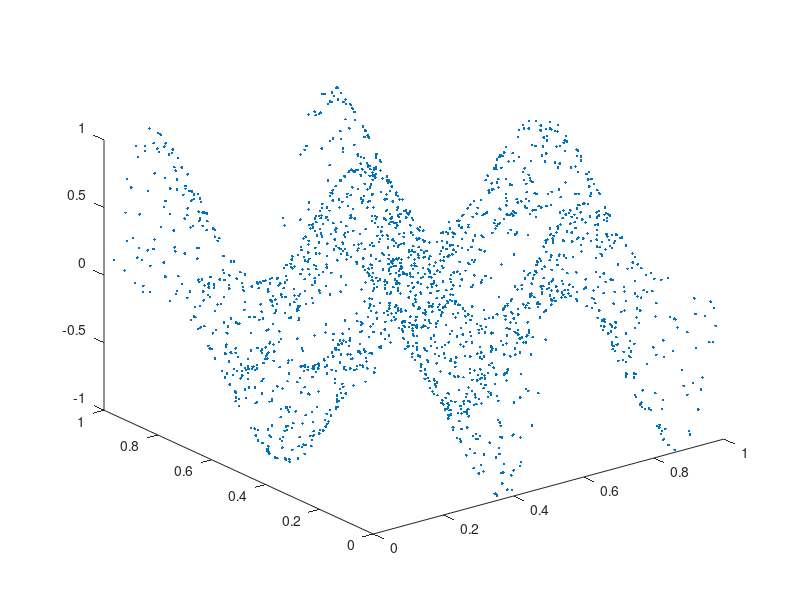

This chart was generated by the following MATLAB code: (Note: this script raises an error after producing the figure.)
disp('*** aufgabe 2');
clear
% zufaellige Koordinaten
x = rand (2000,1);
y = rand (2000,1);
z = sin (4*pi*x) .* cos (2*pi*y);

figure
plot3(x,y,z,'.');

xi = linspace(min(x),max(x),40);
yi = linspace(min(y),max(y),40);
[XI,YI] = meshgrid(xi,yi);

% Iteration ueber die verschiedenen Methoden
methods ={'natural','linear','nearest'};
figure
for k = 1:3
    F = TriScatteredInterp(x,y,z,methods{k});
    ZI = F(XI,YI);
    subplot(3,3,(k-1)*3+1)
    surf(XI,YI,ZI);
    shading interp
    subplot(3,3,(k-1)*3+2)
    mesh(XI,YI,ZI);
    subplot(3,3,(k-1)*3+3)
    [C,h] = contour(XI,YI,ZI);
    clabel(C,h,'fontsize',8);
end